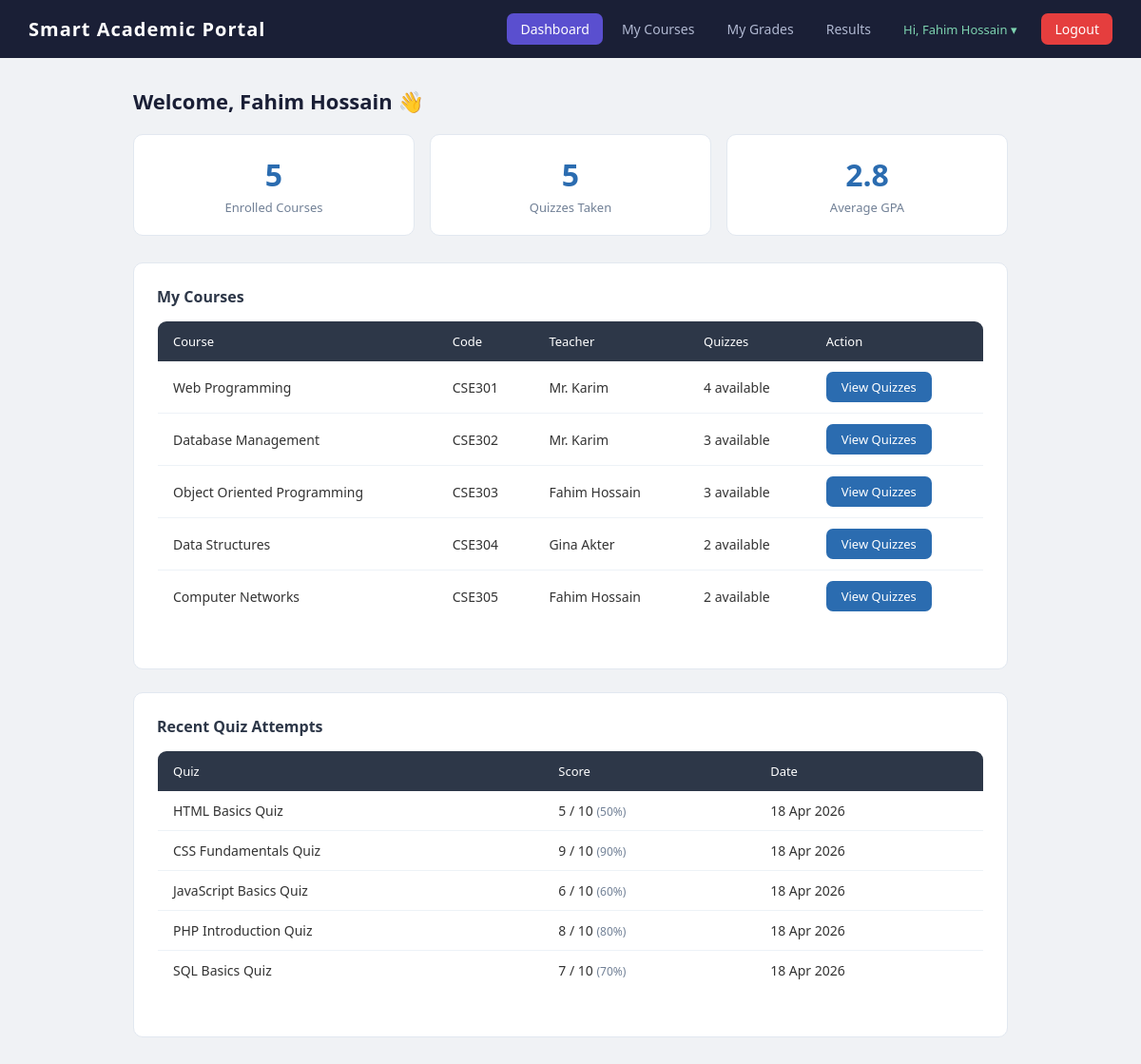
The app's page /student/dashboard.php (signed in) with its own data.
### tables this page shows
CREATE TABLE `courses` (
  `id` int(11) NOT NULL,
  `title` varchar(150) NOT NULL,
  `code` varchar(20) NOT NULL,
  `teacher_id` int(11) DEFAULT NULL
);

CREATE TABLE `users` (
  `id` int(11) NOT NULL,
  `name` varchar(100) NOT NULL,
  `email` varchar(100) NOT NULL,
  `password` varchar(255) NOT NULL,
  `role` enum('student','teacher','admin') DEFAULT 'student',
  `created_at` timestamp NOT NULL DEFAULT current_timestamp()
);

CREATE TABLE `quiz_attempts` (
  `id` int(11) NOT NULL,
  `quiz_id` int(11) NOT NULL,
  `student_id` int(11) NOT NULL,
  `score` int(11) DEFAULT 0,
  `attempted_at` timestamp NOT NULL DEFAULT current_timestamp()
);

CREATE TABLE `quizzes` (
  `id` int(11) NOT NULL,
  `course_id` int(11) NOT NULL,
  `title` varchar(150) NOT NULL,
  `time_limit` int(11) DEFAULT 30,
  `total_marks` int(11) DEFAULT 10
);

### student/dashboard.php (the view, shortened to what this page needs)
<?php
$sid = $_SESSION['user_id'];
$total_courses = mysqli_fetch_assoc(mysqli_query($conn,
    "SELECT COUNT(*) as c FROM enrollments WHERE student_id=$sid"))['c'];
$total_quizzes = mysqli_fetch_assoc(mysqli_query($conn,
    "SELECT COUNT(*) as c FROM quiz_attempts WHERE student_id=$sid"))['c'];
$gpa_row = mysqli_fetch_assoc(mysqli_query($conn,
    "SELECT AVG(gpa) as g FROM grades WHERE student_id=$sid"));
$avg_gpa = $gpa_row['g'] ? round($gpa_row['g'], 2) : 0;
$courses = mysqli_query($conn,
    "SELECT c.id, c.title, c.code, u.name AS teacher_name,
            COUNT(q.id) AS quiz_count
     FROM enrollments e
     JOIN courses c ON e.course_id = c.id
     LEFT JOIN users u ON c.teacher_id = u.id
     LEFT JOIN quizzes q ON q.course_id = c.id
     WHERE e.student_id = $sid
     GROUP BY c.id");
$recent = mysqli_query($conn,
    "SELECT qa.score, q.title, q.total_marks, qa.attempted_at
     FROM quiz_attempts qa
     JOIN quizzes q ON qa.quiz_id = q.id
     WHERE qa.student_id = $sid
     ORDER BY qa.attempted_at DESC LIMIT 5");
?>
<!DOCTYPE html>
<html>
<head>
  <link rel="stylesheet" href="../assets/style.css">
</head>
<body>
<?php include '../includes/header.php'; ?>
<div class="container">
  <h2>Welcome, <?= $_SESSION['user_name'] ?> 👋</h2>
  <div class="stats-grid">
    <div class="stat-card">
      <div class="stat-number"><?= $total_courses ?></div>
      <div class="stat-label">Enrolled Courses</div>
    </div>
    <div class="stat-card">
      <div class="stat-number"><?= $total_quizzes ?></div>
      <div class="stat-label">Quizzes Taken</div>
    </div>
    <div class="stat-card">
      <div class="stat-number"><?= $avg_gpa ?></div>
      <div class="stat-label">Average GPA</div>
    </div>
  </div>
  <div class="card">
    <h3>My Courses</h3>
    <?php if(mysqli_num_rows($courses) == 0): ?>
      <p style="color:#718096">You are not enrolled in any courses yet.</p>
    <?php else: ?>
    <table class="data-table">
      <thead>
        <tr><th>Course</th><th>Code</th><th>Teacher</th><th>Quizzes</th><th>Action</th></tr>
      </thead>
      <tbody>
      <?php while($c = mysqli_fetch_assoc($courses)): ?>
        <tr>
          <td><?= $c['title'] ?></td>
          <td><?= $c['code'] ?></td>
          <td><?= $c['teacher_name'] ?? 'N/A' ?></td>
          <td><?= $c['quiz_count'] ?> available</td>
          <td>
            <a href="my_courses.php?course_id=<?= $c['id'] ?>" class="btn-primary">View Quizzes</a>
          </td>
        </tr>
      <?php endwhile; ?>
      </tbody>
    </table>
    <?php endif; ?>
  </div>
  <div class="card">
    <h3>Recent Quiz Attempts</h3>
    <?php if(mysqli_num_rows($recent) == 0): ?>
      <p style="color:#718096">No quiz attempts yet. Go take a quiz!</p>
    <?php else: ?>
    <table class="data-table">
      <thead><tr><th>Quiz</th><th>Score</th><th>Date</th></tr></thead>
      <tbody>
      <?php while($r = mysqli_fetch_assoc($recent)): ?>
        <tr>
          <td><?= $r['title'] ?></td>
          <td>
            <?= $r['score'] ?> / <?= $r['total_marks'] ?>
            <span style="color:#718096;font-size:12px">
              (<?= round(($r['score']/$r['total_marks'])*100) ?>%)
            </span>
          </td>
          <td><?= date('d M Y', strtotime($r['attempted_at'])) ?></td>
        </tr>
      <?php endwhile; ?>
      </tbody>
    </table>
    <?php endif; ?>
  </div>
</div>
</body>
</html>

### assets/style.css (style rules this page uses)
* { margin: 0; padding: 0; box-sizing: border-box; }
body { font-family: 'Segoe UI', Tahoma, Geneva, Verdana, sans-serif; background: #f0f2f5; color: #333; font-size: 15px; }
.container { max-width: 960px; margin: 30px auto; padding: 0 20px; }
h2 { font-size: 22px; font-weight: 600; margin-bottom: 20px; color: #1a1f36; }
h3 { font-size: 16px; font-weight: 600; margin-bottom: 14px; color: #2d3748; }
.card { background: #fff; border-radius: 10px; padding: 24px; margin-bottom: 24px; border: 1px solid #e2e8f0; }
.data-table { width: 100%; border-collapse: collapse; background: #fff; border-radius: 10px; overflow: hidden; border: 1px solid #e2e8f0; margin-bottom: 24px; }
.data-table th { background: #2d3748; color: #fff; padding: 12px 16px; text-align: left; font-size: 13px; font-weight: 500; }
.data-table td { padding: 11px 16px; border-bottom: 1px solid #edf2f7; font-size: 14px; }
.data-table tr:last-child td { border-bottom: none; }
.btn-primary { background: #2b6cb0; color: #fff; text-decoration: none; padding: 7px 16px; border-radius: 7px; font-size: 13px; font-weight: 500; display: inline-block; transition: background 0.2s; }
.stats-grid { display: grid; grid-template-columns: repeat(auto-fit, minmax(180px, 1fr)); gap: 16px; margin-bottom: 28px; }
.stat-card { background: #fff; border-radius: 10px; padding: 20px; border: 1px solid #e2e8f0; text-align: center; }
.stat-card .stat-number { font-size: 32px; font-weight: 700; color: #2b6cb0; }
.stat-card .stat-label { font-size: 13px; color: #718096; margin-top: 4px; }

### records on screen
courses: title "Web Programming", code "CSE301", teacher.name "Mr. Karim", quiz_count "4"
courses: title "Database Management", code "CSE302", teacher.name "Mr. Karim", quiz_count "3"
courses: title "Object Oriented Programming", code "CSE303", teacher.name "Fahim Hossain", quiz_count "3"
courses: title "Data Structures", code "CSE304", teacher.name "Gina Akter", quiz_count "2"
courses: title "Computer Networks", code "CSE305", teacher.name "Fahim Hossain", quiz_count "2"
quiz_attempts: quiz.title "HTML Basics Quiz", score "5", quiz.total_marks "10", ($r['score']/$r['total_marks'])*100 "50", attempted_at "18 Apr 2026"
quiz_attempts: quiz.title "CSS Fundamentals Quiz", score "9", quiz.total_marks "10", ($r['score']/$r['total_marks'])*100 "90", attempted_at "18 Apr 2026"
quiz_attempts: quiz.title "JavaScript Basics Quiz", score "6", quiz.total_marks "10", ($r['score']/$r['total_marks'])*100 "60", attempted_at "18 Apr 2026"
quiz_attempts: quiz.title "PHP Introduction Quiz", score "8", quiz.total_marks "10", ($r['score']/$r['total_marks'])*100 "80", attempted_at "18 Apr 2026"
quiz_attempts: quiz.title "SQL Basics Quiz", score "7", quiz.total_marks "10", ($r['score']/$r['total_marks'])*100 "70", attempted_at "18 Apr 2026"

### other values on screen
$_SESSION['user_name'] "Fahim Hossain"
$total_courses "5"
$total_quizzes "5"
$avg_gpa "2.8"
